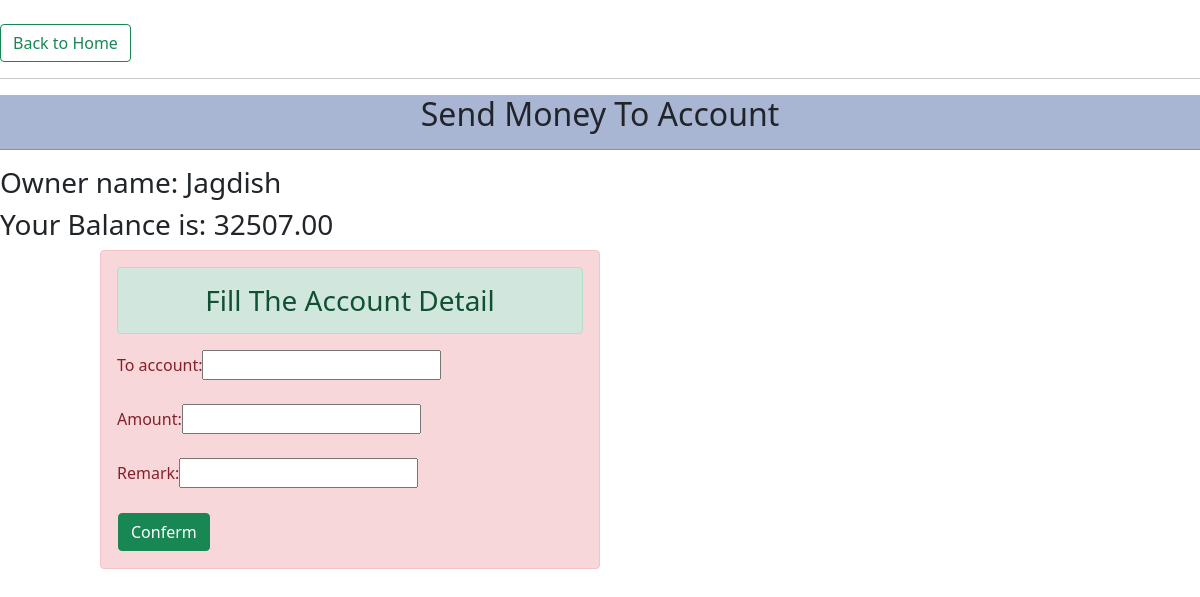
/account/send_money/ (signed in), run on an earlier commit of the app's database.
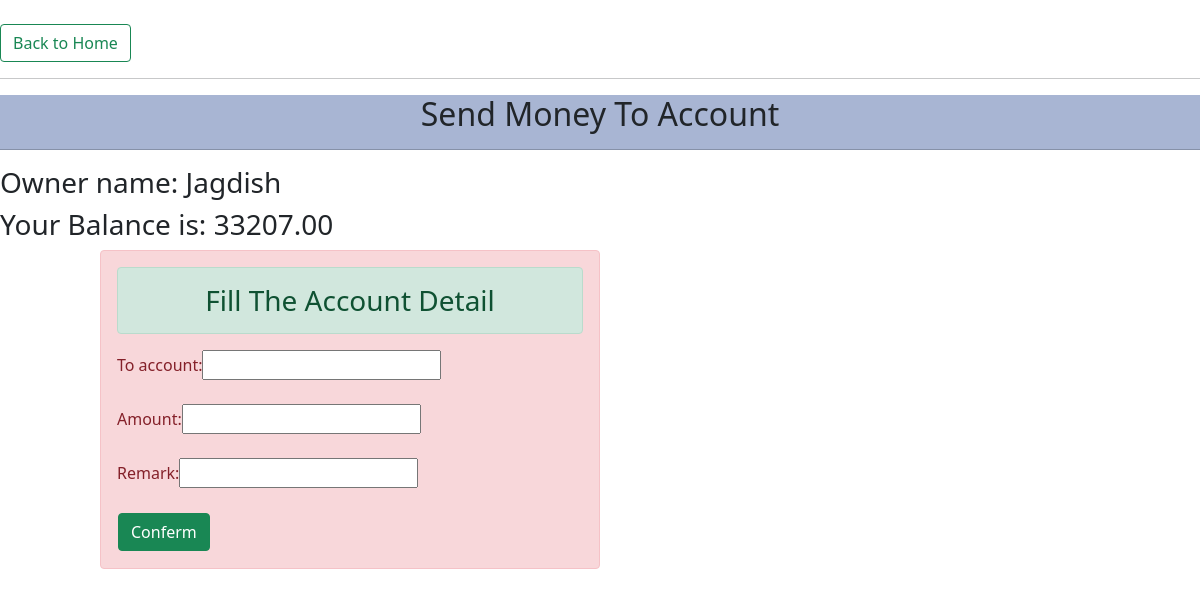
And on a later commit of the database.
### accountapp/models.py (models this page shows, shortened)
class UserBankAccount(models.Model):
    user = models.ForeignKey(User_Model, related_name='account', on_delete=models.CASCADE)
    account_type = models.CharField(max_length=1, choices=ACCOUNT_TYPE)
    account_no = models.PositiveIntegerField(unique=True, default=random_string())
    initial_balance = models.DecimalField(default=0, max_digits=12, decimal_places=2)
    date_of_opening = models.DateField(auto_now_add=True, null=True)
    contact = models.PositiveIntegerField(null=True, validators=[MaxValueValidator(9999999999), MinValueValidator(999)])
    gender = models.CharField(max_length=1, choices=GENDER_CHOICE)
    birth_date = models.DateField(null=True, blank=True)
    address = models.CharField(max_length=50, blank=True)

### accountapp/views.py (the view)
# urls.py: path('send_money/', views.send_money, name="send_money"),
def send_money(request):
    if request.method == 'POST':
        form = MoneyTransferForm(request.POST)
        if form.is_valid():
            sender = UserBankAccount.objects.get(user__email=request.session['email'])
            if sender.initial_balance > decimal.Decimal(request.POST.get('amount')):
                sender.initial_balance -= decimal.Decimal(request.POST.get('amount'))
                new_key = form.save()
                add_value = MoneyTransfer.objects.get(id=new_key.pk)
                add_value.from_account = sender.account_no
                add_value.owner = sender.user
                add_value.opening_balance = decimal.Decimal(sender.initial_balance)
                receiver = UserBankAccount.objects.get(account_no=request.POST.get('to_account'))
                receiver.initial_balance += decimal.Decimal(request.POST.get('amount'))
                sender.save()
                receiver.save()
                add_value.save()
                print(add_value.opening_balance)
                return redirect("homepage")
            else:
                message = "Insufficient Balance!"
                return render(request, "accountapp/transfer_money.html", {"message": message})
        else:
            messages.info(request, "Invalid Info please try again")
            return redirect("homepage")
    else:
        mail_id = request.session['email']
        user_id = User_Model.objects.get(email=mail_id)
        form = MoneyTransferForm()
        user_balance = UserBankAccount.objects.filter(user=user_id)
        for b in user_balance:
            print(b.initial_balance)
        content = {
            'form': form,
            'user_name': user_id.name,
            'balance': b.initial_balance
        }
        return render(request, "accountapp/transfer_money.html", content)

### accountapp/forms.py
class MoneyTransferForm(forms.ModelForm):
    class Meta:
        model = MoneyTransfer
        fields = ['to_account', 'amount', 'remark']

### templates/accountapp/transfer_money.html (shortened to what this page needs)
{% extends "base.html" %}
{% block body %}
    <br>
    <a href="{% url 'homepage' %}"  class="btn btn-outline-success" type="submit">Back to Home</a><hr>
    <div class=" text-center" style="border: rgb(122, 115, 161); background-color: rgb(168, 181, 211); ">
    <h2  >Send Money To Account</h2> <hr></div>
        <h3>Owner name: {{user_name}}</h3>
    <h3>Your Balance is: {{ balance }}</h3>
{% if message %}
    <h2 style="color: rgb(167, 20, 27);" >{{ message }}</h2>
    {% else %}
        <div class="container-fluid">
    <div class="row">
        <div class="col-sm-5  offset-1 alert alert-danger" >
            <h3 class="text-center alert alert-success" >Fill The Account Detail  </h3>
            <form action="{% url 'send_money'%}" method="POST">
            <table>
            {% for form in form %}
            {{form.label_tag}} {{form}} <br> <br>
            {% endfor %}
            <tr>
                <td><input class="btn btn-success" type="submit" name="submit" value="Conferm"/></td>
            </tr>
            </table>
            </form>
        </div>
    </div>
</div>
    {% endif %}
{% endblock %}

What changed in the data, as far as the page shows it:
changed UserBankAccount: initial_balance "32507.00" → "33207.00"
